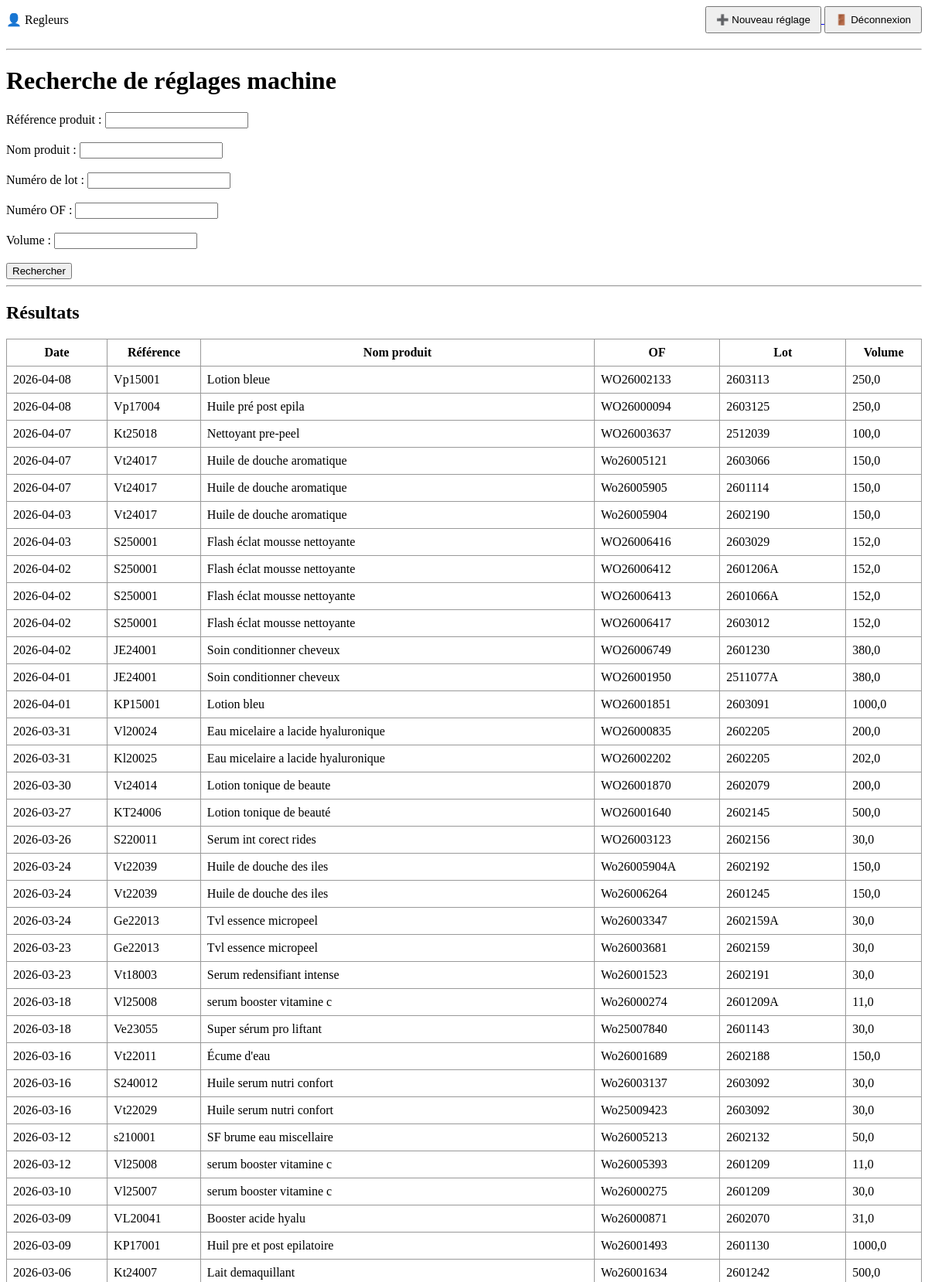
The app's page / (signed in, upper part) with its own data.
### machines/models.py (models this page shows, shortened)
class ReglageEKO(models.Model):
    ref = models.CharField(max_length=200)
    nom_produit = models.CharField(max_length=200, blank=True)
    numeros_of = models.CharField(
        max_length=100,
        null=True,       # ✅ OBLIGATOIRE
        blank=True,      # ✅ OBLIGATOIRE
        unique=True,
        db_index=True,
    )
    numeros_lot = models.CharField(max_length=100, db_index=True)
    of_precedent = models.ForeignKey(
    "self",
    null=True,
    blank=True,
    on_delete=models.SET_NULL,
    related_name="precedents"
    )
    of_lavage = models.ForeignKey(
    "self",
    null=True,
    blank=True,
    on_delete=models.SET_NULL,
    related_name="lavages"
    )
    date_reglage = models.DateField(null=True, blank=True)
    regleur = models.CharField(max_length=50, blank=True)
    observation = models.CharField(max_length=1000, null=True, blank=True)
    moussant = models.CharField(max_length=10, blank=True)
    ref_flacon = models.CharField(max_length=100, blank=True)
    programme = models.CharField(max_length=50, blank=True)
    godet = models.ForeignKey(Godet, null=True, blank=True, on_delete=models.SET_NULL)
    butee_vis = models.ForeignKey(Bute, null=True, blank=True, on_delete=models.SET_NULL)
    pince_vis = models.ForeignKey(Pince, null=True, blank=True, on_delete=models.SET_NULL)
    pince_f = models.ForeignKey(PinceF, null=True, blank=True, on_delete=models.SET_NULL)
    volume = models.FloatField(null=True, blank=True)
    volume_demarrage = models.FloatField(null=True, blank=True)
    filtre = models.CharField(max_length=10, blank=True)
    pompe_1 = models.CharField(max_length=10, null=True, blank=True)
    motorise_1 = models.CharField(max_length=10, blank=True)
    valeur_1 = models.FloatField(null=True, blank=True)
    bute_bec_1 = models.CharField(max_length=50, null=True, blank=True)
    tube_bec_1 = models.ForeignKey(Bec, null=True, blank=True, on_delete=models.SET_NULL, related_name="tubes_bec_p1")
    centerur_1 = models.ForeignKey(Centreur, null=True, blank=True, on_delete=models.SET_NULL, related_name="p1")
    pompe_2 = models.CharField(max_length=10, null=True, blank=True)
    motorise_2 = models.CharField(max_length=10, blank=True)
    valeur_2 = models.FloatField(null=True, blank=True)
    bute_bec_2 = models.CharField(max_length=50, null=True, blank=True)
    tube_bec_2 = models.ForeignKey(Bec, null=True, blank=True, on_delete=models.SET_NULL, related_name="tubes_bec_p2")
    centerur_2 = models.ForeignKey(Centreur, null=True, blank=True, on_delete=models.SET_NULL, related_name="p2")
    pompe_3 = models.CharField(max_length=50, null=True, blank=True)
    motorise_3 = models.CharField(max_length=10, blank=True)
    valeur_3 = models.FloatField(null=True, blank=True)
    bute_bec_3 = models.CharField(max_length=50, null=True, blank=True)
    tube_bec_3 = models.ForeignKey(Bec, null=True, blank=True, on_delete=models.SET_NULL, related_name="tubes_bec_p3")
    centerur_3 = models.ForeignKey(Centreur, null=True, blank=True, on_delete=models.SET_NULL, related_name="p3")
    pompe_4 = models.CharField(max_length=10, null=True, blank=True)
    valeur_4 = models.FloatField(null=True, blank=True)
    bute_bec_4 = models.CharField(max_length=50, null=True, blank=True)
    tube_bec_4 = models.ForeignKey(Bec, null=True, blank=True, on_delete=models.SET_NULL, related_name="tubes_bec_p4")
    centerur_4 = models.ForeignKey(Centreur, null=True, blank=True, on_delete=models.SET_NULL, related_name="p4")
    type_bec = models.CharField(max_length=50, blank=True)
    h_machine = models.FloatField(null=True, blank=True)
    ctrl_jus_h = models.CharField(max_length=10, blank=True)
    ctrl_jus_prof = models.CharField(max_length=10, blank=True)
    ctrl_ultra = models.CharField(max_length=10, blank=True)
    h_compo_1 = models.FloatField(null=True, blank=True)
    presence_marteau = models.CharField(max_length=10, blank=True)
    h_marteau = models.FloatField(null=True, blank=True)
    embout = models.CharField(max_length=50, blank=True)
    h_compo_2 = models.FloatField(null=True, blank=True)
    presence_visseuse = models.CharField(max_length=10, blank=True)
    couple_vis = models.FloatField(null=True, blank=True)
    h_pince_ext = models.FloatField(null=True, blank=True)
    h_pince_int = models.FloatField(null=True, blank=True)
    cadence = models.FloatField(null=True, blank=True)
    visseuse = models.CharField(max_length=50, blank=True)
    h_finale = models.FloatField(null=True, blank=True)
    convoyeur = models.CharField(max_length=50, blank=True)
    cames_bec_on = models.CharField(max_length=50, blank=True)
    cames_bec_off = models.CharField(max_length=50, blank=True)
    presence_cueilleur = models.CharField(max_length=10, blank=True)
    cueilleur = models.CharField(max_length=50, blank=True)
    cueilleur_1 = models.CharField(max_length=50, blank=True)
    cueilleur_2 = models.CharField(max_length=50, blank=True)
    cueilleur_3 = models.CharField(max_length=50, blank=True)
    hauteur_rail = models.FloatField(null=True, blank=True)
    etiquette = models.CharField(max_length=50, blank=True)
    consigne_etiquette = models.TextField(blank=True)
    etiqueteuse = models.CharField(max_length=50, blank=True)
    vrac = models.CharField(max_length=10, blank=True)
    vrac_type = models.CharField(max_length=50, blank=True)
    vrac_pompe = models.CharField(max_length=50, blank=True)
    vrac_etuve = models.CharField(max_length=50, blank=True)
    vrac_temperature = models.CharField(max_length=50, blank=True)
    vrac_rincage_eko = models.CharField(max_length=10, blank=True)
    vrac_circuit_ferme_microbio = models.CharField(max_length=10, blank=True)
    vrac_commentaire = models.TextField(blank=True)
    vrac_labo_validation = models.CharField(max_length=10, blank=True)
    vrac_microbio_validation = models.CharField(max_length=10, blank=True)
    cree_le = models.DateTimeField(auto_now_add=True)
    modifie_le = models.DateTimeField(auto_now=True)
    class Meta:
        ordering = ["-date_reglage"]

### machines/views.py (the view)
# urls.py: path("", recherche_reglages, name="home"),
@login_required
def recherche_reglages(request):
    reglages = ReglageEKO.objects.all().order_by("-date_reglage")
    ref = request.GET.get("ref")
    nom = request.GET.get("nom")
    lot = request.GET.get("lot")
    of_ = request.GET.get("of")
    volume = request.GET.get("volume")
    if ref:
        reglages = reglages.filter(ref__icontains=ref)
    if nom:
        reglages = reglages.filter(nom_produit__icontains=nom)
    if lot:
        reglages = reglages.filter(numeros_lot__icontains=lot)
    if of_:
        reglages = reglages.filter(numeros_of__icontains=of_)
    if volume:
        reglages = reglages.filter(volume=volume)
    return render(request, "machines/recherche_reglages.html", {"reglages": reglages})

### machines/templates/machines/recherche_reglages.html (shortened to what this page needs)
<!DOCTYPE html>
<html lang="fr">
<head>
</head>
<body>
    <div style="display:flex; justify-content:space-between; align-items:center; margin-bottom:20px;">
        <div>
            👤 {{ request.user.username }}
        </div>
        <div>
            {% if perms.machines.add_reglageeko %}
                <a href="{% url 'create_reglage' %}">
                    <button style="padding:8px 12px;">
                        ➕ Nouveau réglage
                    </button>
                </a>
            {% endif %}
            <form action="{% url 'logout' %}" method="post" style="display:inline;">
                <button type="submit" style="padding:8px 12px;">
                    🚪 Déconnexion
                </button>
            </form>
        </div>
    </div>
    <hr>
<h1>Recherche de réglages machine</h1>
<form method="get">
    <label>Référence produit :</label>
    <input type="text" name="ref"><br><br>
    <label>Nom produit :</label>
    <input type="text" name="nom"><br><br>
    <label>Numéro de lot :</label>
    <input type="text" name="lot"><br><br>
    <label>Numéro OF :</label>
    <input type="text" name="of"><br><br>
    <label>Volume :</label>
    <input type="text" name="volume"><br><br>
    <button type="submit">Rechercher</button>
</form>
<hr>
<h2>Résultats</h2>
{% if reglages %}
<table>
    <tr>
        <th>Date</th>
        <th>Référence</th>
        <th>Nom produit</th>
        <th>OF</th>
        <th>Lot</th>
        <th>Volume</th>
    </tr>
    {% for r in reglages %}
    <tr>
        <td><a class="rowlink" href="{% url 'detail_reglage' r.id %}">{{ r.date_reglage|date:'Y-m-d' }}</a></td>
        <td><a class="rowlink" href="{% url 'detail_reglage' r.id %}">{{ r.ref }}</a></td>
        <td><a class="rowlink" href="{% url 'detail_reglage' r.id %}">{{ r.nom_produit }}</a></td>
        <td><a class="rowlink" href="{% url 'detail_reglage' r.id %}">{{ r.numeros_of }}</a></td>
        <td><a class="rowlink" href="{% url 'detail_reglage' r.id %}">{{ r.numeros_lot }}</a></td>
        <td><a class="rowlink" href="{% url 'detail_reglage' r.id %}">{{ r.volume }}</a></td>
    </tr>
    {% endfor %}
</table>
{% else %}
<p>Aucun réglage trouvé.</p>
{% endif %}
</body>
</html>

### machines/templates/machines/recherche_reglages.html (style rules this page uses)
table { border-collapse: collapse; width: 100%; margin-top: 20px; }
th, td { border: 1px solid #999; padding: 8px; }
a.rowlink { display: block; width: 100%; height: 100%; color: inherit; text-decoration: none; }

### records on screen
ReglageEKO: date_reglage "2026-04-08", ref "Vp15001", nom_produit "Lotion bleue", numeros_of "WO26002133", numeros_lot "2603113", volume "250,0"
ReglageEKO: date_reglage "2026-04-08", ref "Vp17004", nom_produit "Huile pré post epila", numeros_of "WO26000094", numeros_lot "2603125", volume "250,0"
ReglageEKO: date_reglage "2026-04-07", ref "Kt25018", nom_produit "Nettoyant pre-peel", numeros_of "WO26003637", numeros_lot "2512039", volume "100,0"
ReglageEKO: date_reglage "2026-04-07", ref "Vt24017", nom_produit "Huile de douche aromatique", numeros_of "Wo26005121", numeros_lot "2603066", volume "150,0"
ReglageEKO: date_reglage "2026-04-07", ref "Vt24017", nom_produit "Huile de douche aromatique", numeros_of "Wo26005905", numeros_lot "2601114", volume "150,0"
ReglageEKO: date_reglage "2026-04-03", ref "Vt24017", nom_produit "Huile de douche aromatique", numeros_of "Wo26005904", numeros_lot "2602190", volume "150,0"
ReglageEKO: date_reglage "2026-04-03", ref "S250001", nom_produit "Flash éclat mousse nettoyante", numeros_of "WO26006416", numeros_lot "2603029", volume "152,0"
ReglageEKO: date_reglage "2026-04-02", ref "S250001", nom_produit "Flash éclat mousse nettoyante", numeros_of "WO26006412", numeros_lot "2601206A", volume "152,0"
ReglageEKO: date_reglage "2026-04-02", ref "S250001", nom_produit "Flash éclat mousse nettoyante", numeros_of "WO26006413", numeros_lot "2601066A", volume "152,0"
ReglageEKO: date_reglage "2026-04-02", ref "S250001", nom_produit "Flash éclat mousse nettoyante", numeros_of "WO26006417", numeros_lot "2603012", volume "152,0"
ReglageEKO: date_reglage "2026-04-02", ref "JE24001", nom_produit "Soin conditionner cheveux", numeros_of "WO26006749", numeros_lot "2601230", volume "380,0"
ReglageEKO: date_reglage "2026-04-01", ref "JE24001", nom_produit "Soin conditionner cheveux", numeros_of "WO26001950", numeros_lot "2511077A", volume "380,0"
ReglageEKO: date_reglage "2026-04-01", ref "KP15001", nom_produit "Lotion bleu", numeros_of "WO26001851", numeros_lot "2603091", volume "1000,0"
ReglageEKO: date_reglage "2026-03-31", ref "Vl20024", nom_produit "Eau micelaire a lacide hyaluronique", numeros_of "WO26000835", numeros_lot "2602205", volume "200,0"
ReglageEKO: date_reglage "2026-03-31", ref "Kl20025", nom_produit "Eau micelaire a lacide hyaluronique", numeros_of "WO26002202", numeros_lot "2602205", volume "202,0"
ReglageEKO: date_reglage "2026-03-30", ref "Vt24014", nom_produit "Lotion tonique de beaute", numeros_of "WO26001870", numeros_lot "2602079", volume "200,0"
ReglageEKO: date_reglage "2026-03-27", ref "KT24006", nom_produit "Lotion tonique de beauté", numeros_of "WO26001640", numeros_lot "2602145", volume "500,0"
ReglageEKO: date_reglage "2026-03-26", ref "S220011", nom_produit "Serum int corect rides", numeros_of "WO26003123", numeros_lot "2602156", volume "30,0"
ReglageEKO: date_reglage "2026-03-24", ref "Vt22039", nom_produit "Huile de douche des iles", numeros_of "Wo26005904A", numeros_lot "2602192", volume "150,0"
ReglageEKO: date_reglage "2026-03-24", ref "Vt22039", nom_produit "Huile de douche des iles", numeros_of "Wo26006264", numeros_lot "2601245", volume "150,0"
ReglageEKO: date_reglage "2026-03-24", ref "Ge22013", nom_produit "Tvl essence micropeel", numeros_of "Wo26003347", numeros_lot "2602159A", volume "30,0"
ReglageEKO: date_reglage "2026-03-23", ref "Ge22013", nom_produit "Tvl essence micropeel", numeros_of "Wo26003681", numeros_lot "2602159", volume "30,0"
ReglageEKO: date_reglage "2026-03-23", ref "Vt18003", nom_produit "Serum redensifiant intense", numeros_of "Wo26001523", numeros_lot "2602191", volume "30,0"
ReglageEKO: date_reglage "2026-03-18", ref "Vl25008", nom_produit "serum booster vitamine c", numeros_of "Wo26000274", numeros_lot "2601209A", volume "11,0"
ReglageEKO: date_reglage "2026-03-18", ref "Ve23055", nom_produit "Super sérum pro liftant", numeros_of "Wo25007840", numeros_lot "2601143", volume "30,0"
ReglageEKO: date_reglage "2026-03-16", ref "Vt22011", nom_produit "Écume d'eau", numeros_of "Wo26001689", numeros_lot "2602188", volume "150,0"
ReglageEKO: date_reglage "2026-03-16", ref "S240012", nom_produit "Huile serum nutri confort", numeros_of "Wo26003137", numeros_lot "2603092", volume "30,0"
ReglageEKO: date_reglage "2026-03-16", ref "Vt22029", nom_produit "Huile serum nutri confort", numeros_of "Wo25009423", numeros_lot "2603092", volume "30,0"
ReglageEKO: date_reglage "2026-03-12", ref "s210001", nom_produit "SF brume eau miscellaire", numeros_of "Wo26005213", numeros_lot "2602132", volume "50,0"
ReglageEKO: date_reglage "2026-03-12", ref "Vl25008", nom_produit "serum booster vitamine c", numeros_of "Wo26005393", numeros_lot "2601209", volume "11,0"
ReglageEKO: date_reglage "2026-03-10", ref "Vl25007", nom_produit "serum booster vitamine c", numeros_of "Wo26000275", numeros_lot "2601209", volume "30,0"
ReglageEKO: date_reglage "2026-03-09", ref "VL20041", nom_produit "Booster acide hyalu", numeros_of "Wo26000871", numeros_lot "2602070", volume "31,0"
ReglageEKO: date_reglage "2026-03-09", ref "KP17001", nom_produit "Huil pre et post epilatoire", numeros_of "Wo26001493", numeros_lot "2601130", volume "1000,0"
ReglageEKO: date_reglage "2026-03-06", ref "Kt24007", nom_produit "Lait demaquillant", numeros_of "Wo26001634", numeros_lot "2601242", volume "500,0"

### other values on screen
{{ request.user.username }} "Regleurs"
